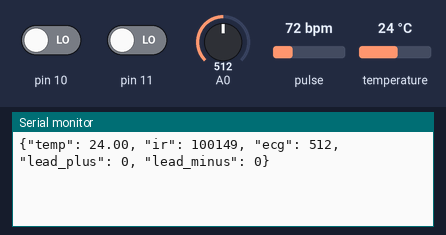
Bench run of a sketch on a simulated Arduino Uno, built with avr-gcc and run on an emulated ATmega328P. Parts: the last lines printed to the serial monitor. The inputs (shaded band) are chosen by the test bench; at power-on: pulse 72 bpm, temperature 24 °C, A0 = 512, pin 10 LOW, pin 11 LOW.

Above: at 3.2 s.
3.3 s: pulse set to 42 bpm
At 4.3 s:
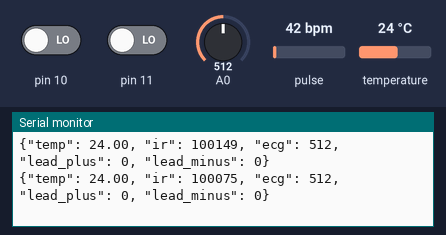
4.8 s: temperature set to 12 °C
At 5.9 s:
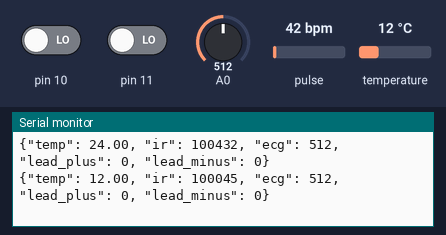
6.3 s: A0 set to 716
At 7.5 s:
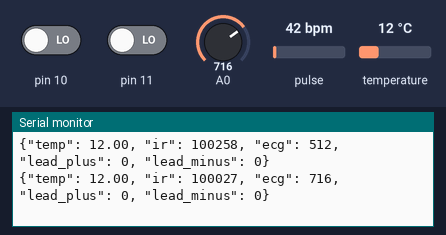
7.8 s: pin 10 driven HIGH
At 9.1 s:
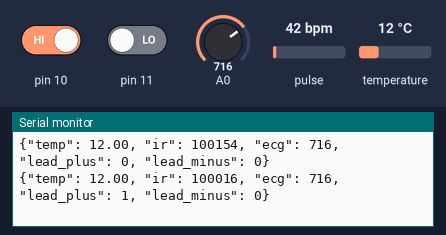
9.3 s: pin 11 driven HIGH
At 10.6 s:
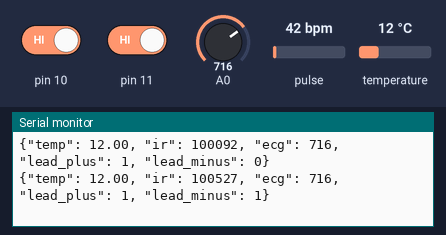
10.8 s: pulse set to 70 bpm
At 11.5 s:
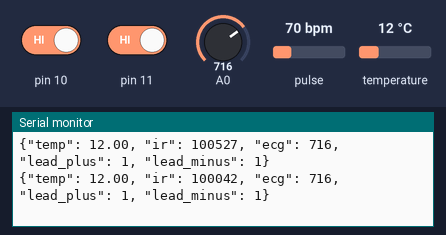
Timing chart, 0 to 13.3 s (numbered marks = the images above; inputs shaded):
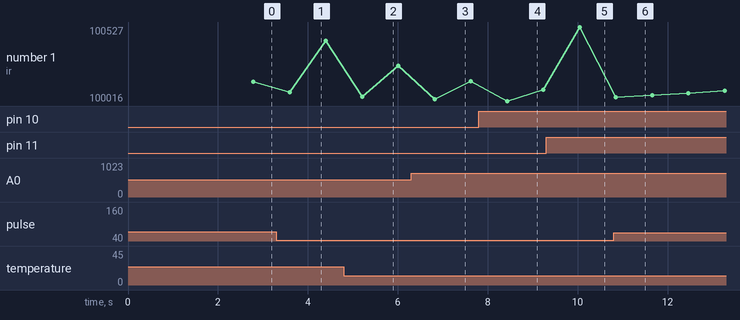

Measured:
- after the input at 3.3 s, the serial monitor: prints a new line after 0.30 s (image 1)
- after the input at 4.8 s, the serial monitor: prints a new line after 0.41 s (image 2)
- after the input at 6.3 s, the serial monitor: prints a new line after 0.52 s (image 3)
- after the input at 7.8 s, the serial monitor: prints a new line after 0.63 s (image 4)
- after the input at 9.3 s, the serial monitor: prints a new line after 0.75 s (image 5)
- after the input at 10.8 s, the serial monitor: prints a new line after 0.05 s (image 6)
- plotted number 1: 100149 → 100432 after the input at 3.3 s, 100527 → 100086 after the input at 10.8 s

The sketch:

arduino_copy_20261116015450.ino
```cpp
#include <Wire.h>
#include "MAX30105.h"
#include <OneWire.h>
#include <DallasTemperature.h>

MAX30105 particleSensor;
#define ONE_WIRE_BUS 2
OneWire oneWire(ONE_WIRE_BUS);
DallasTemperature sensors(&oneWire);

bool maxConnected = false;

void setup() {
  Serial.begin(115200);
  delay(2000);

  Wire.begin();

  // Safe non-blocking check for MAX30102 at address 0x57
  Wire.beginTransmission(0x57);
  if (Wire.endTransmission() == 0) {
    if (particleSensor.begin(Wire, I2C_SPEED_FAST)) {
      particleSensor.setup();
      maxConnected = true;
    }
  }

  sensors.begin();

  pinMode(10, INPUT);
  pinMode(11, INPUT);
  pinMode(A0, INPUT);
}

void loop() {
  sensors.requestTemperatures();
  float tempC = sensors.getTempCByIndex(0);

  long irValue = 0;
  if (maxConnected) {
    irValue = particleSensor.getIR();
  }

  int ecgValue = analogRead(A0);
  int leadPlus = digitalRead(10);
  int leadMinus = digitalRead(11);

  Serial.print("{\"temp\": ");
  Serial.print(tempC);
  Serial.print(", \"ir\": ");
  Serial.print(irValue);
  Serial.print(", \"ecg\": ");
  Serial.print(ecgValue);
  Serial.print(", \"lead_plus\": ");
  Serial.print(leadPlus);
  Serial.print(", \"lead_minus\": ");
  Serial.print(leadMinus);
  Serial.println("}");

  delay(30);
}
```
